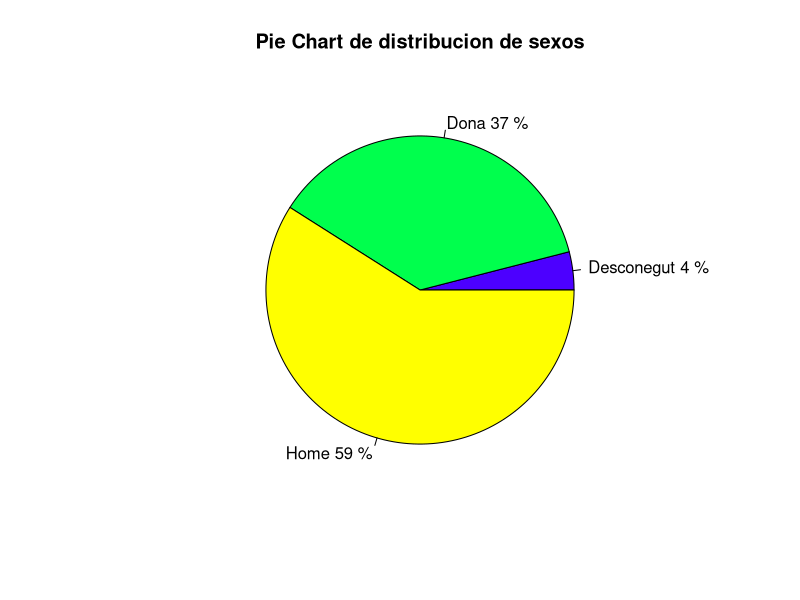

Write the R code that produced this figure.
## ---- chunk 1
knitr::opts_chunk$set(echo = TRUE)
## ---- chunk 2
accidentes = read.csv("Accidentes2017.csv", header = TRUE)
## ---- chunk 3
dim(accidentes)
str(accidentes)
## ---- chunk 4
colnames(accidentes) <- c('Exp','DistC','DistN','BarC','BarN','CalleC','CalleN','PC','DiaSN','DiaSn','DiaTipo','Año','Mesn','MesN','Dia','Turno','Hora','Causa','Veh','Sexo','Edad','PersT','Sit','Vict','X','Y','Long','Lat')
## ---- chunk 5
numero_de_accidentes <- sapply(as.data.frame(accidentes$Exp), function(x) length(unique(x)))
numero_de_personas <- sapply(as.data.frame(accidentes$Exp), function(x) length(x))

numero_de_accidentes
numero_de_personas
## ---- chunk 6
distribucion_del_sexo <- aggregate(data.frame(count = accidentes$Sexo), list(value = accidentes$Sexo), length)
porcentaje_de_sexos <- round(distribucion_del_sexo$count/sum(distribucion_del_sexo$count)*100)

labels <- distribucion_del_sexo$value
labels <- paste(labels,porcentaje_de_sexos, "%")

pie(porcentaje_de_sexos,labels = labels, col=topo.colors(length(distribucion_del_sexo$value)),
  	main="Pie Chart de distribucion de sexos")
## ---- chunk 7

